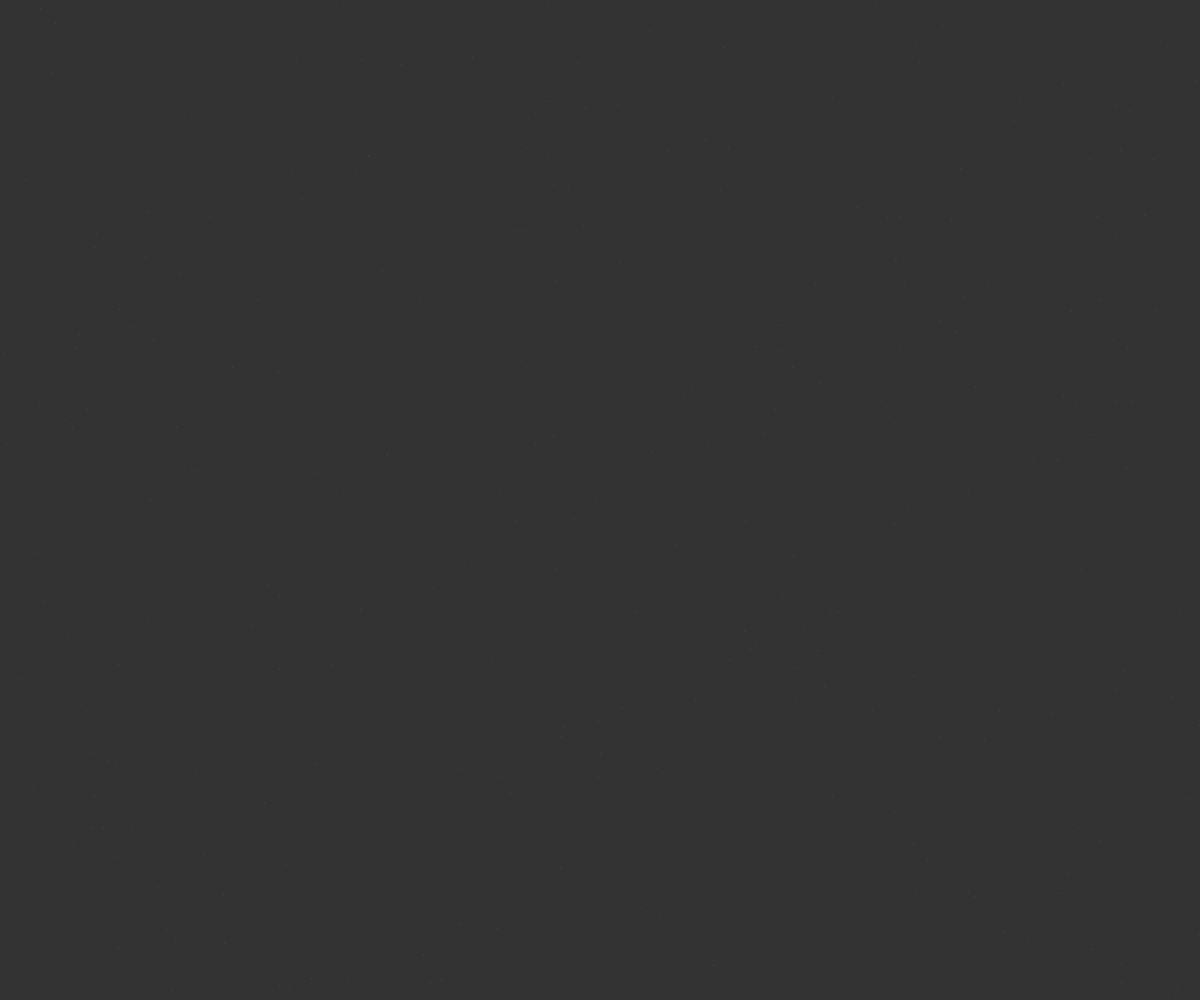
Frame 1 (no input)
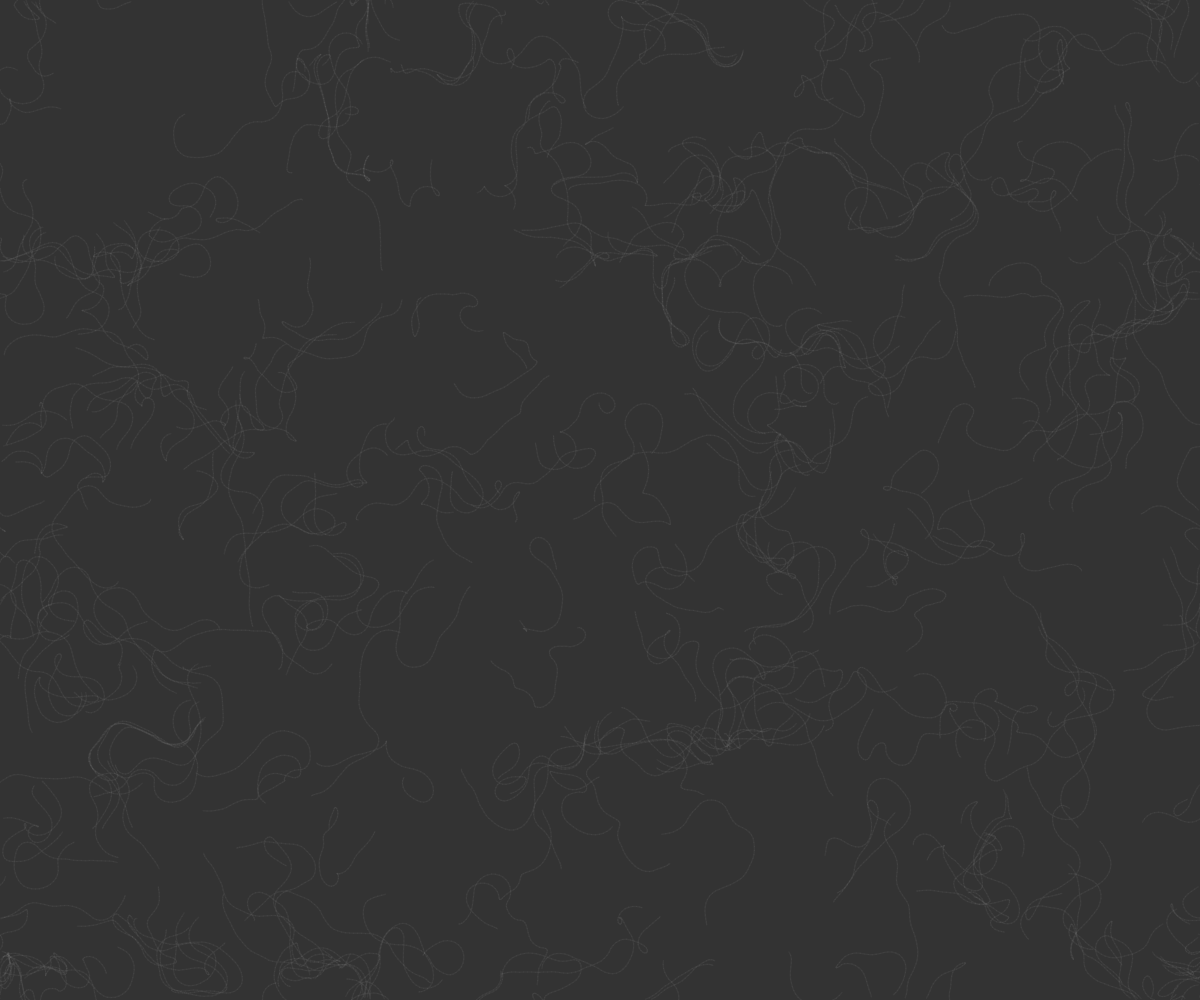
Frame 60 (no input)
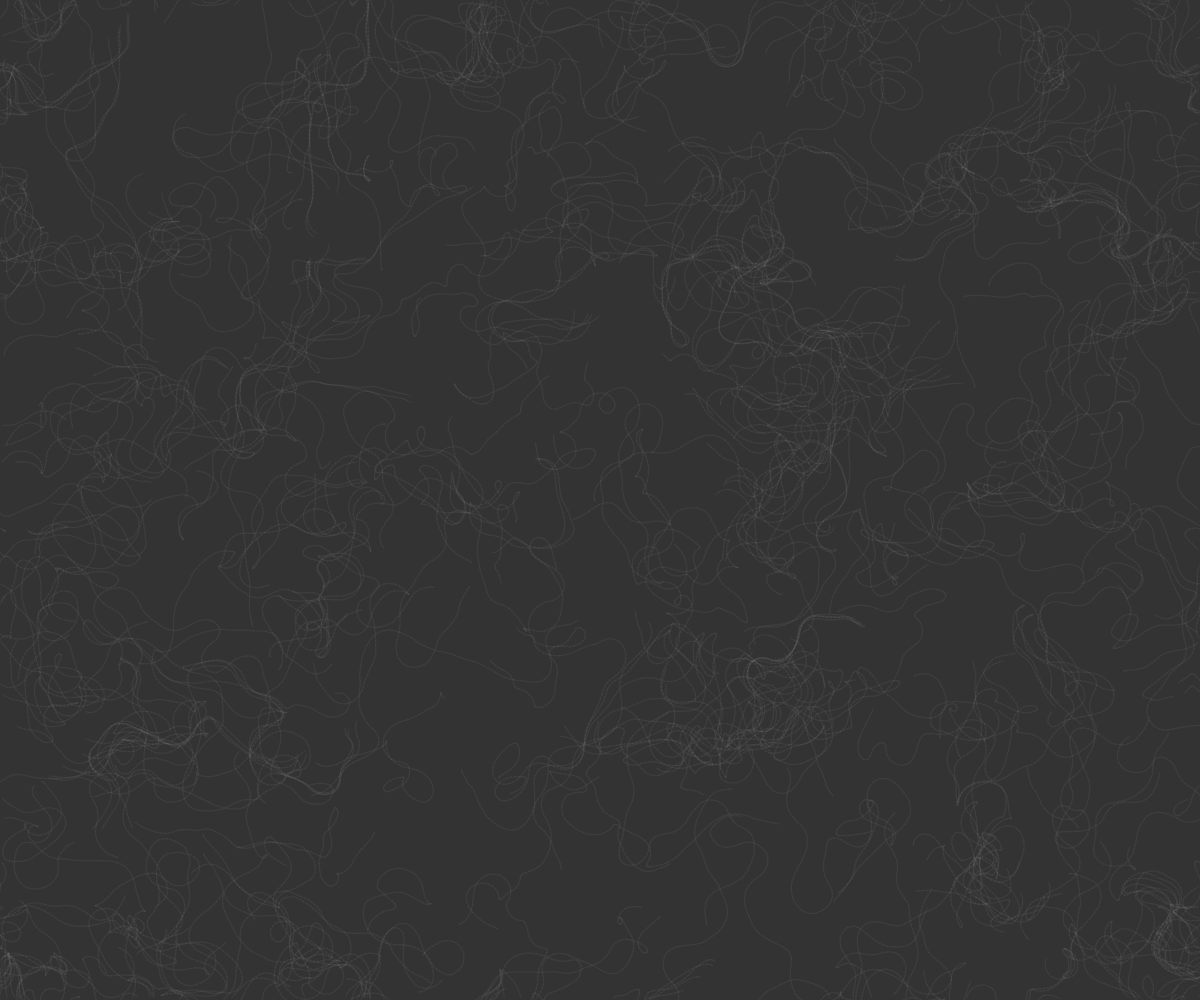
Frame 120 (the mouse pressed at the canvas centre since frame 60)

The p5.js sketch that drew these frames (run headless with seeded random() and noise() and a simulated clock; from frame 60 on, the mouse is pressed at the canvas centre):

// p5.js sketch
// ── sketch.js
// Daniel Shiffman
// https://thecodingtrain.com/CodingChallenges/024-perlinnoiseflowfield.html

var inc = 0.1;
var scl = 10;
var cols, rows;

var zoff = 0;

var fr;

var particles = [];

var flowfield;

function setup() {
  createCanvas(windowWidth, windowHeight);
  cols = floor(width / scl);
  rows = floor(height / scl);
  fr = createP('');

  flowfield = new Array(cols * rows);

  for (var i = 0; i < 300; i++) {
    particles[i] = new Particle();
  }

  frameRate(1000);
  
  background(51);
}

function draw() {
  var yoff = 0;
  for (var y = 0; y < rows; y++) {
    var xoff = 0;
    for (var x = 0; x < cols; x++) {
      var index = x + y * cols;
      var angle = noise(xoff, yoff, zoff) * TWO_PI * 4;
      var v = p5.Vector.fromAngle(angle);
      v.setMag(1);
      flowfield[index] = v;
      xoff += inc;
      stroke(0, 50);
      // push();
      // translate(x * scl, y * scl);
      // rotate(v.heading());
      // strokeWeight(1);
      // line(0, 0, scl, 0);
      // pop();
    }
    yoff += inc;

    zoff += 0.0003;
  }

  for (var i = 0; i < particles.length; i++) {
    particles[i].follow(flowfield);
    particles[i].update();
    particles[i].edges();
    particles[i].show();
  }

  // fr.html(floor(frameRate()));
}
// ── particle.js
// Daniel Shiffman
// http://codingtra.in
// http://patreon.com/codingtrain
// Code for: https://youtu.be/BjoM9oKOAKY

class Particle {
  constructor() {
    this.pos = createVector(random(width), random(height));
    this.vel = createVector(0, 0);
    this.acc = createVector(0, 0);
    this.maxspeed = 4;
    this.prevPos = this.pos.copy();
  }

  update() {
    this.vel.add(this.acc);
    this.vel.limit(this.maxspeed);
    this.pos.add(this.vel);
    this.acc.mult(0);
  }

  follow(vectors) {
    var x = floor(this.pos.x / scl);
    var y = floor(this.pos.y / scl);
    var index = x + y * cols;
    var force = vectors[index];
    this.applyForce(force);
  }

  applyForce(force) {
    this.acc.add(force);
  }

  show() {
    stroke(255, 10);
    strokeWeight(1.5);
    line(this.pos.x, this.pos.y, this.prevPos.x, this.prevPos.y);
    this.updatePrev();
  }

  updatePrev() {
    this.prevPos.x = this.pos.x;
    this.prevPos.y = this.pos.y;
  }

  edges() {
    if (this.pos.x > width) {
      this.pos.x = 0;
      this.updatePrev();
    }
    if (this.pos.x < 0) {
      this.pos.x = width;
      this.updatePrev();
    }
    if (this.pos.y > height) {
      this.pos.y = 0;
      this.updatePrev();
    }
    if (this.pos.y < 0) {
      this.pos.y = height;
      this.updatePrev();
    }

  }

}
